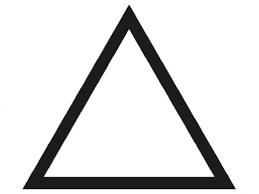
#> input picture OpenCV/images/ucgen.png, 259 x 194 px, found by its file name
$ python cisminGeometrikMerkeziniBulma.py
#> lines starting #> are read from the running program, lines starting #| are printed output that depends on the picture; after the words box and inside, x2 and y2 are one past the last pixel; in counts of white or black regions, pixels touching at a corner belong together
import cv2
img = cv2.imread("OpenCV/images/ucgen.png")
#> img is the input picture: shape (194, 259, 3); min 0, max 255, mean 222.5

gri = cv2.cvtColor(img,cv2.COLOR_BGR2GRAY)
ai,thresh = cv2.threshold(gri,100,200,cv2.THRESH_BINARY)
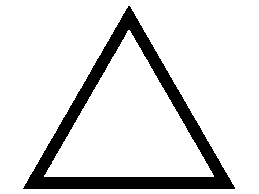
#> thresh: shape (194, 259); values 0 (black) and 200 (white), 86.3% white; 1 black region, box (x1, y1, x2, y2) and area: (23, 6, 235, 189) 6893
m = cv2.moments(thresh)
#> m = moments, m00 8670600, centre m10/m00, m01/m00 = (129.1, 91.62)
print(m)
#> (printed output is left out)
x =int(m["m10"]/m["m00"])
#> x = 129
y = int(m["m01"]/m["m00"])
#> y = 91
cv2.circle(img, (x, y), 10, (0, 0, 255), -1)
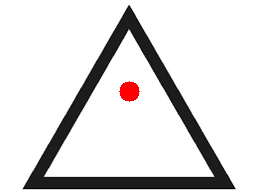
#> img: shape (194, 259, 3); 0.63% of pixels changed, all inside (x1, y1, x2, y2) = (119, 81, 140, 102)
cv2.imshow("s",img)
cv2.waitKey(0)
cv2.destroyAllWindows()

$ run again, with OpenCV/images/sekiller.png copied over OpenCV/images/ucgen.png
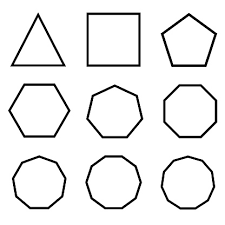
#> input picture OpenCV/images/sekiller.png, 225 x 225 px, found by its file name
#> img is the input picture: shape (225, 225, 3); min 0, max 255, mean 238.1
#> `ai,thresh = cv2.threshold(gri,100,200,cv2.THRESH_BINARY)`:
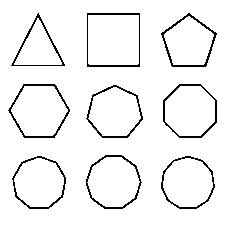
#> thresh: shape (225, 225); values 0 (black) and 200 (white), 94.3% white; black in thin lines or dots, all inside (x1, y1, x2, y2) = (8, 13, 217, 209)
#> m = moments, m00 9551000, centre m10/m00, m01/m00 = (111.8, 112)
#> (printed output is left out)
#> x = 111
#> y = 112
#> `cv2.circle(img, (x, y), 10, (0, 0, 255), -1)`:
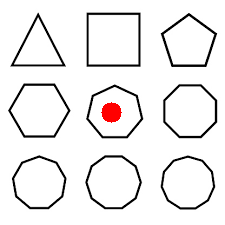
#> img: shape (225, 225, 3); 0.63% of pixels changed, all inside (x1, y1, x2, y2) = (101, 102, 122, 123)
